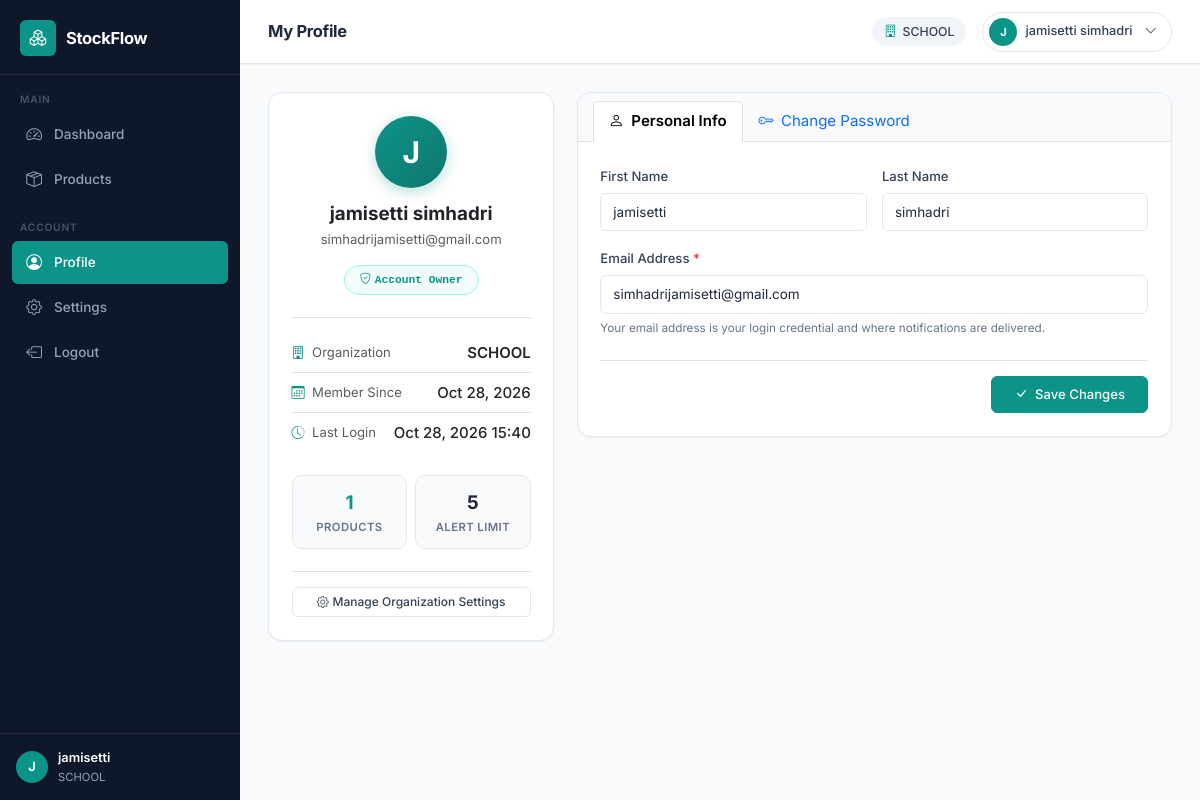
The page /profile/ (signed in) on the database its author committed.
### inventory/models.py (models this page shows, shortened)
class User(AbstractBaseUser, PermissionsMixin):
    email = models.EmailField(unique=True)
    first_name = models.CharField(max_length=150, blank=True)
    last_name = models.CharField(max_length=150, blank=True)
    is_staff = models.BooleanField(default=False)
    is_active = models.BooleanField(default=True)
    date_joined = models.DateTimeField(default=timezone.now)
    USERNAME_FIELD = 'email'
    REQUIRED_FIELDS = []
    objects = UserManager()
    class Meta:
        verbose_name = 'User'
        verbose_name_plural = 'Users'
    def get_full_name(self):
        full_name = f'{self.first_name} {self.last_name}'.strip()
        return full_name or self.email
    def get_short_name(self):
        return self.first_name or self.email.split('@')[0]

class Organization(models.Model):
    owner = models.OneToOneField(
        User,
        on_delete=models.CASCADE,
        related_name='organization',
    )
    name = models.CharField(max_length=255)
    default_low_stock_threshold = models.PositiveIntegerField(
        default=5,
        validators=[MinValueValidator(0)],
        help_text='Default threshold applied to products without their own threshold.',
    )
    created_at = models.DateTimeField(auto_now_add=True)
    class Meta:
        verbose_name = 'Organization'
        verbose_name_plural = 'Organizations'

### inventory/views.py (the view)
# urls.py: path('profile/', views.profile_view, name='profile'),
@login_required
def profile_view(request):
    org = get_object_or_404(Organization, owner=request.user)
    active_tab = 'profile'
    if request.method == 'POST':
        action = request.POST.get('action')
        if action == 'profile':
            profile_form = UserProfileForm(request.POST, instance=request.user)
            password_form = CustomPasswordChangeForm(user=request.user)
            if profile_form.is_valid():
                profile_form.save()
                messages.success(request, 'Your profile details have been updated successfully.')
                return redirect('profile')
            active_tab = 'profile'
        elif action == 'password':
            profile_form = UserProfileForm(instance=request.user)
            password_form = CustomPasswordChangeForm(user=request.user, data=request.POST)
            if password_form.is_valid():
                user = password_form.save()
                update_session_auth_hash(request, user)
                messages.success(request, 'Your password has been changed successfully.')
                return redirect('profile')
            active_tab = 'password'
        else:
            profile_form = UserProfileForm(instance=request.user)
            password_form = CustomPasswordChangeForm(user=request.user)
    else:
        profile_form = UserProfileForm(instance=request.user)
        password_form = CustomPasswordChangeForm(user=request.user)
    total_products = Product.objects.filter(organization=org).count()
    context = {
        'org': org,
        'profile_form': profile_form,
        'password_form': password_form,
        'active_tab': active_tab,
        'total_products': total_products,
        'page_title': 'My Profile',
    }
    return render(request, 'inventory/profile.html', context)

### inventory/forms.py (shortened to what this page needs)
class UserProfileForm(forms.ModelForm):
    class Meta:
        model = User
        fields = ['first_name', 'last_name', 'email']
        widgets = {
            'first_name': forms.TextInput(attrs={
                'class': 'form-control',
                'placeholder': 'Your first name',
            }),
            'last_name': forms.TextInput(attrs={
                'class': 'form-control',
                'placeholder': 'Your last name',
            }),
            'email': forms.EmailInput(attrs={
                'class': 'form-control',
                'placeholder': 'you@example.com',
            }),
        }
        labels = {
            'first_name': 'First Name',
            'last_name': 'Last Name',
            'email': 'Email Address',
        }

class CustomPasswordChangeForm(PasswordChangeForm):
    def __init__(self, *args, **kwargs):
        super().__init__(*args, **kwargs)
        for field in self.fields.values():
            field.widget.attrs.update({'class': 'form-control'})

### templates/inventory/profile.html (shortened to what this page needs)
{% extends "dashboard_base.html" %}
{% block page_title %}My Profile{% endblock %}
{% block content %}
<div class="row g-4">
  <div class="col-lg-4">
    <div class="card content-card text-center p-4">
      <div class="profile-avatar-lg mb-3">
        {{ request.user.get_short_name|slice:":1"|upper }}
      </div>
      <h5 class="fw-bold text-navy mb-1">{{ request.user.get_full_name }}</h5>
      <p class="text-muted small mb-3">{{ request.user.email }}</p>
      <div class="d-flex justify-content-center gap-2 mb-4">
        <span class="badge bg-teal-subtle px-3 py-2 rounded-pill font-monospace small">
          <i class="bi bi-shield-check me-1"></i>Account Owner
        </span>
      </div>
      <div class="border-top pt-3 mb-3 text-start">
        <div class="d-flex align-items-center justify-content-between py-2 border-bottom">
          <span class="text-muted small"><i class="bi bi-building me-2 text-teal"></i>Organization</span>
          <span class="fw-semibold text-dark">{{ org.name }}</span>
        </div>
        <div class="d-flex align-items-center justify-content-between py-2 border-bottom">
          <span class="text-muted small"><i class="bi bi-calendar3 me-2 text-teal"></i>Member Since</span>
          <span class="fw-medium text-dark">{{ request.user.date_joined|date:"M d, Y" }}</span>
        </div>
        <div class="d-flex align-items-center justify-content-between py-2">
          <span class="text-muted small"><i class="bi bi-clock-history me-2 text-teal"></i>Last Login</span>
          <span class="fw-medium text-dark">{{ request.user.last_login|date:"M d, Y H:i"|default:"Recently" }}</span>
        </div>
      </div>
      <div class="row g-2 pt-2">
        <div class="col-6">
          <div class="profile-stat-box">
            <div class="profile-stat-value text-teal">{{ total_products }}</div>
            <div class="profile-stat-label">Products</div>
          </div>
        </div>
        <div class="col-6">
          <div class="profile-stat-box">
            <div class="profile-stat-value text-navy">{{ org.default_low_stock_threshold }}</div>
            <div class="profile-stat-label">Alert Limit</div>
          </div>
        </div>
      </div>
      <div class="mt-4 pt-3 border-top">
        <a href="{% url 'settings' %}" class="btn btn-outline-secondary btn-sm w-100">
          <i class="bi bi-gear me-1"></i>Manage Organization Settings
        </a>
      </div>
    </div>
  </div>
  <div class="col-lg-8">
    <div class="card content-card">
      <div class="card-header content-card-header p-0 border-bottom">
        <ul class="nav nav-tabs border-0 px-3 pt-2" id="profileTabs" role="tablist">
          <li class="nav-item" role="presentation">
            <button class="nav-link {% if active_tab != 'password' %}active fw-semibold{% endif %}"
                    id="personal-tab"
                    data-bs-toggle="tab"
                    data-bs-target="#personal-pane"
                    type="button"
                    role="tab"
                    aria-controls="personal-pane"
                    aria-selected="{% if active_tab != 'password' %}true{% else %}false{% endif %}">
              <i class="bi bi-person me-2"></i>Personal Info
            </button>
          </li>
          <li class="nav-item" role="presentation">
            <button class="nav-link {% if active_tab == 'password' %}active fw-semibold{% endif %}"
                    id="security-tab"
                    data-bs-toggle="tab"
                    data-bs-target="#security-pane"
                    type="button"
                    role="tab"
                    aria-controls="security-pane"
                    aria-selected="{% if active_tab == 'password' %}true{% else %}false{% endif %}">
              <i class="bi bi-key me-2"></i>Change Password
            </button>
          </li>
        </ul>
      </div>
      <div class="card-body p-4">
        <div class="tab-content" id="profileTabsContent">
          <div class="tab-pane fade {% if active_tab != 'password' %}show active{% endif %}"
               id="personal-pane"
               role="tabpanel"
               aria-labelledby="personal-tab"
               tabindex="0">
            <form method="post" novalidate>
              <div class="row g-3 mb-3">
                <div class="col-md-6">
                  <label for="{{ profile_form.first_name.id_for_label }}" class="form-label fw-medium">
                    First Name
                  </label>
                  {{ profile_form.first_name }}
                </div>
                <div class="col-md-6">
                  <label for="{{ profile_form.last_name.id_for_label }}" class="form-label fw-medium">
                    Last Name
                  </label>
                  {{ profile_form.last_name }}
                </div>
              </div>
              <div class="mb-4">
                <label for="{{ profile_form.email.id_for_label }}" class="form-label fw-medium">
                  Email Address <span class="text-danger">*</span>
                </label>
                {{ profile_form.email }}
                <div class="form-text">
                  Your email address is your login credential and where notifications are delivered.
                </div>
              </div>
              <div class="d-flex justify-content-end pt-3 border-top">
                <button type="submit" class="btn btn-primary fw-medium px-4">
                  <i class="bi bi-check-lg me-2"></i>Save Changes
                </button>
              </div>
            </form>
          </div>
        </div>
      </div>
    </div>
  </div>
</div>
{% endblock %}

### templates/dashboard_base.html (shortened to what this page needs)
{% extends "base.html" %}
{% block body %}
<div class="app-layout">
  <aside class="sidebar" id="sidebar">
    <div class="sidebar-brand">
      <div class="brand-icon">
        <i class="bi bi-boxes"></i>
      </div>
      <span class="brand-name">StockFlow</span>
    </div>
    <nav class="sidebar-nav">
      <div class="nav-section-label">Main</div>
      <a href="{% url 'dashboard' %}"
         class="sidebar-link {% if request.resolver_match.url_name == 'dashboard' %}active{% endif %}">
        <i class="bi bi-speedometer2"></i>
        <span>Dashboard</span>
      </a>
      <a href="{% url 'product_list' %}"
         class="sidebar-link {% if 'product' in request.resolver_match.url_name %}active{% endif %}">
        <i class="bi bi-box-seam"></i>
        <span>Products</span>
      </a>
      <div class="nav-section-label mt-3">Account</div>
      <a href="{% url 'profile' %}"
         class="sidebar-link {% if request.resolver_match.url_name == 'profile' %}active{% endif %}">
        <i class="bi bi-person-circle"></i>
        <span>Profile</span>
      </a>
      <a href="{% url 'settings' %}"
         class="sidebar-link {% if request.resolver_match.url_name == 'settings' %}active{% endif %}">
        <i class="bi bi-gear"></i>
        <span>Settings</span>
      </a>
      <a href="{% url 'logout' %}" class="sidebar-link sidebar-link--logout">
        <i class="bi bi-box-arrow-left"></i>
        <span>Logout</span>
      </a>
    </nav>
    <a href="{% url 'profile' %}" class="sidebar-user text-decoration-none" title="View Profile">
      <div class="sidebar-user-avatar">
        {{ request.user.get_short_name|slice:":1"|upper }}
      </div>
      <div class="sidebar-user-info">
        <div class="sidebar-user-name">{{ request.user.get_short_name }}</div>
        <div class="sidebar-user-org">{{ org.name|truncatechars:22 }}</div>
      </div>
    </a>
  </aside>
  <main class="main-content">
    <header class="main-header">
      <div class="header-left">
        <h1 class="page-title">{% block page_title %}{% endblock %}</h1>
      </div>
      <div class="header-right">
        <div class="org-badge">
          <i class="bi bi-building"></i>
          <span>{{ org.name }}</span>
        </div>
        <div class="user-menu dropdown">
          <button class="user-menu-btn" type="button" data-bs-toggle="dropdown" aria-expanded="false">
            <div class="user-avatar">{{ request.user.get_short_name|slice:":1"|upper }}</div>
            <span class="d-none d-md-inline">{{ request.user.get_full_name }}</span>
            <i class="bi bi-chevron-down ms-1"></i>
          </button>
        </div>
      </div>
    </header>
    <div class="page-content">
      {% block content %}{% endblock %}
    </div>
  </main>
</div>
{% endblock %}

### rows shown on the page
User: user.get_short_name "J", user.get_short_name "jamisetti", user.get_full_name "jamisetti simhadri", user.email "simhadrijamisetti@gmail.com", user.date_joined "Oct 28, 2026", user.last_login "Oct 28, 2026 15:40", first_name "jamisetti", last_name "simhadri", email "simhadrijamisetti@gmail.com"
Organization: name "SCHOOL", default_low_stock_threshold "5"

### other values the page prints
{{ total_products }} "1"
